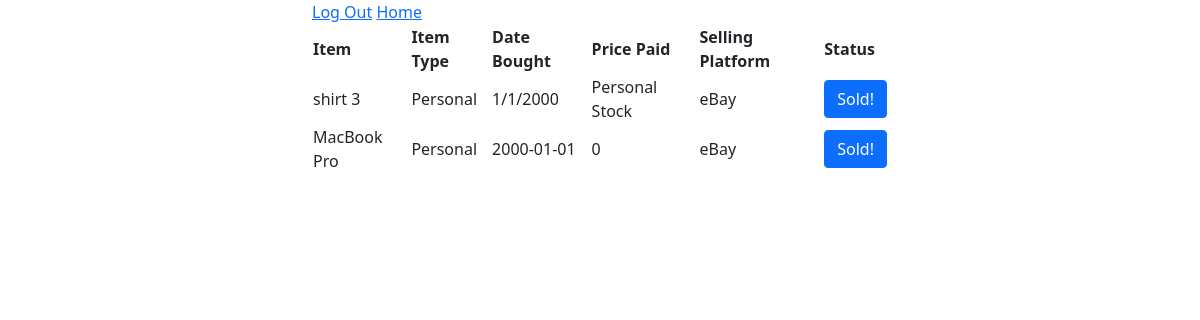
/view_inventory (signed in), run on the app's committed database.
### main/models.py (models this page shows)
class Item(models.Model):
  item = models.CharField(max_length=100)
  item_quantity = models.IntegerField()
  item_type = models.CharField(max_length=100)
  date_bought = models.CharField(max_length=100)
  date_listed = models.CharField(max_length=100)
  date_sold = models.CharField(max_length=100, default='0')
  price_paid = models.CharField(max_length=100)
  listing_price = models.CharField(max_length=100)
  gross_profit = models.CharField(max_length=100, default='0')
  selling_platform = models.CharField(max_length=100, default='0')
  shipping_fee = models.CharField(max_length=100, default='0')
  additional_fees = models.CharField(max_length=100, default='0')
  total_profit = models.CharField(max_length=100, default='0')
  item_sold = models.BooleanField(default=False)
  uploaded_by = models.ForeignKey(User, related_name="item_uploaded", on_delete = models.CASCADE)
  created_at = models.DateTimeField(auto_now_add=True)
  updated_at = models.DateTimeField(auto_now=True)
  objects = ItemManager()

### main/views.py (the view)
# urls.py: path('view_inventory', views.view_inventory),
def view_inventory(request):
  if 'user_id' not in request.session:
    return redirect('/')
  context = {
    'user' : User.objects.get(id=request.session['user_id']),
    'items' : Item.objects.all(),
  }
  return render(request, 'view_inventory.html', context)

### main/templates/view_inventory.html (shortened to what this page needs)
<!DOCTYPE html>
<html lang="en">
<head>
    <link href="https://cdn.jsdelivr.net/npm/bootstrap@5.0.2/dist/css/bootstrap.min.css" rel="stylesheet">
</head>
<body>
    <div class="container-fluid">
        <div class="row justify-content-center">
            <div class="col-md-6">
                <a href="/logout">Log Out</a>
                <a href="/dashboard">Home</a>
                <table>
                    <thead>
                        <th>Item</th>
                        <th>Item Type</th>
                        <th>Date Bought</th>
                        <th>Price Paid</th>
                        <th>Selling Platform</th>
                        <th>Status</th>
                    </thead>
                    <tbody>
                        {% for item in items%}
                        {% if user.id == item.uploaded_by.id and item.item_sold == False %}
                        <tr>
                            <td>{{item.item}}</td>
                            <td>{{item.item_type}}</td>
                            <td>{{item.date_bought}}</td>
                            <td>{{item.price_paid}}</td>
                            <td>{{item.selling_platform}}</td>
                            <td><a class="btn btn-primary" href="/item_sold_form/{{item.id}}" role="button">Sold!</a></td>
                        </tr>
                        {% endif %}
                        {% endfor %}
                      </tbody>
                </table>
            </div>
        </div>
    </div>
</body>
</html>

### data on the page
Item: item "shirt 3", item_type "Personal", date_bought "1/1/2000", price_paid "Personal Stock", selling_platform "eBay"
Item: item "MacBook Pro", item_type "Personal", date_bought "2000-01-01", price_paid "0", selling_platform "eBay"
